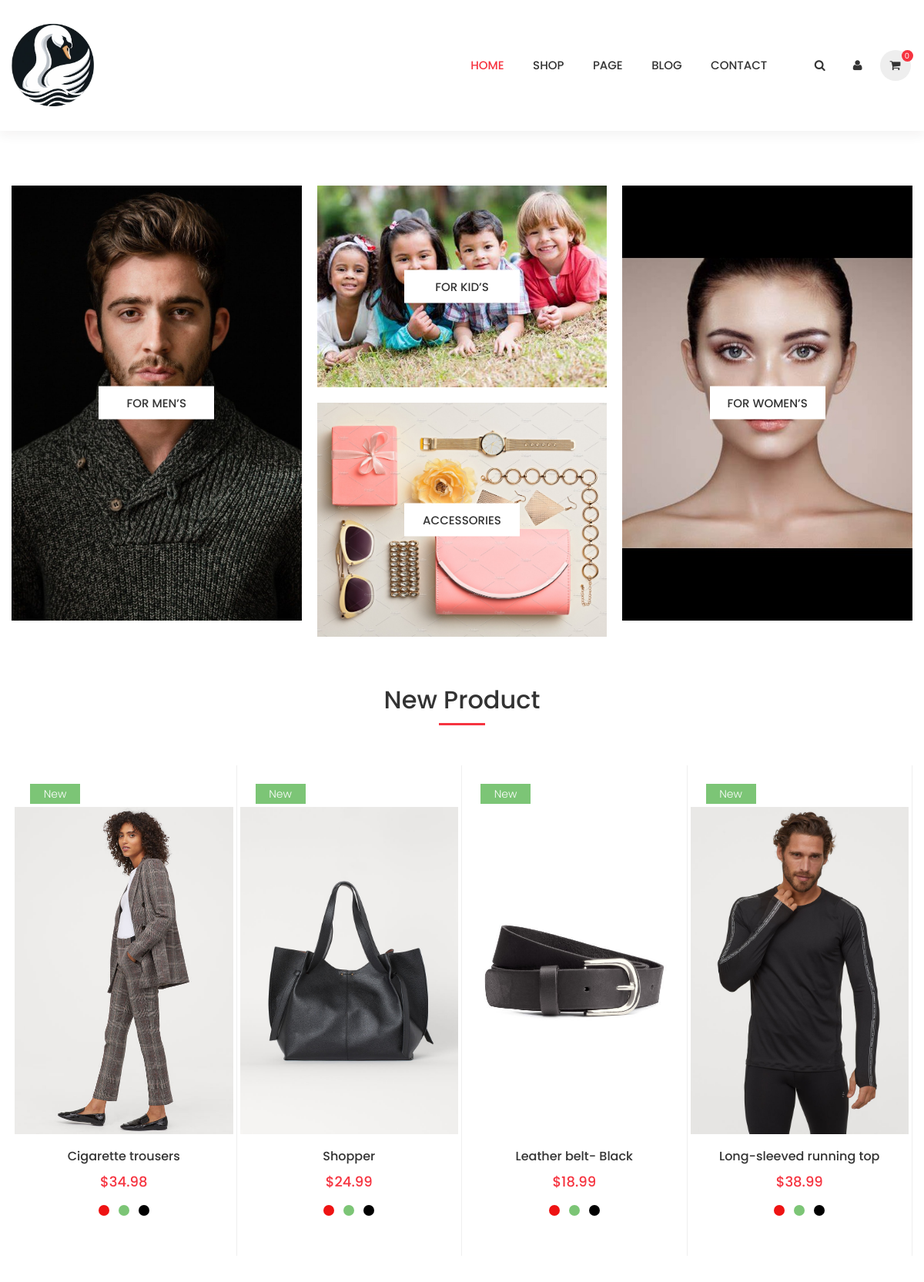
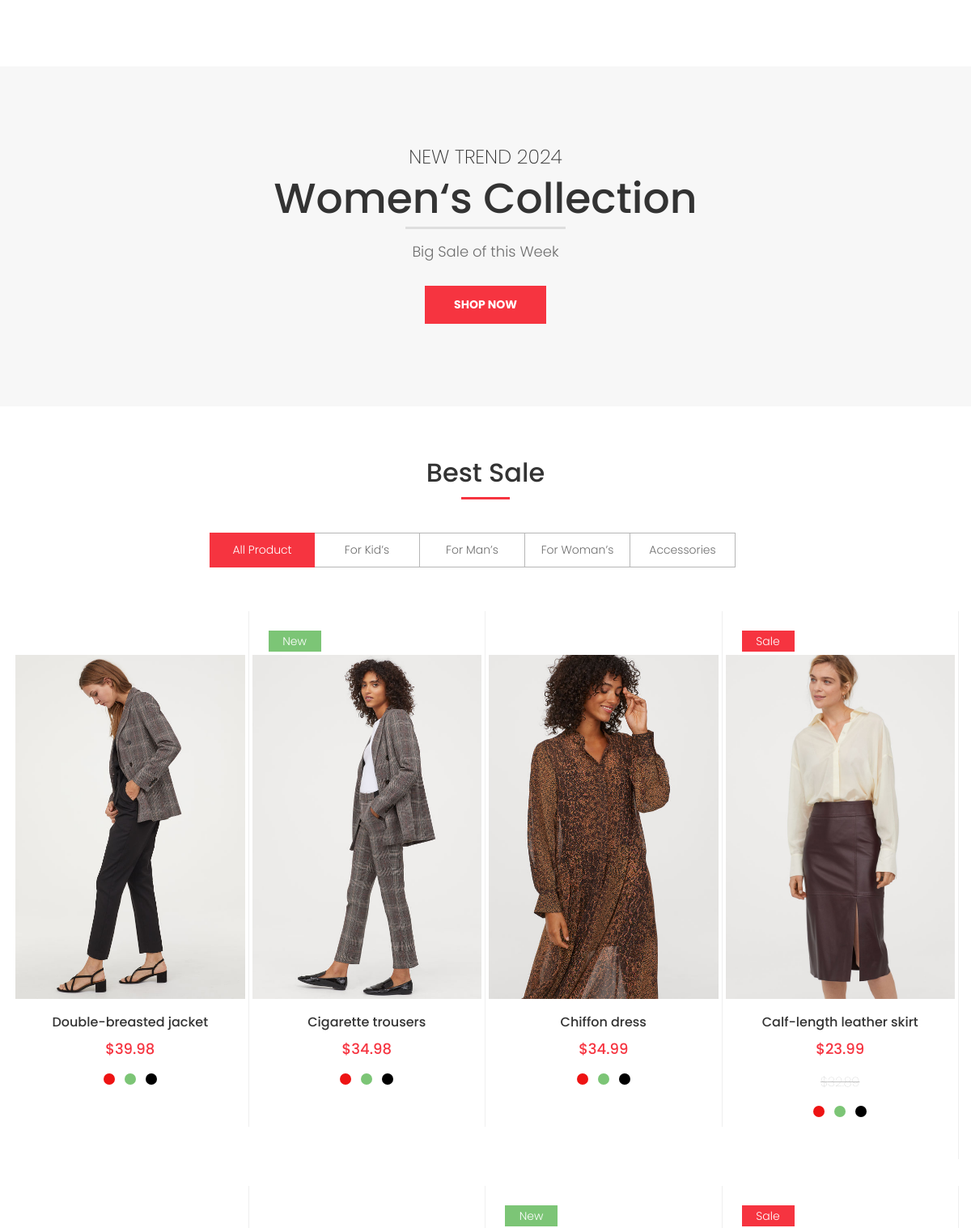
The page / (upper part) on the database its author committed (2 pictures, top to bottom).
### store/models.py (models this page shows, shortened)
class Product(models.Model):
    category=models.ForeignKey('Category',on_delete=models.CASCADE)
    name = models.CharField(max_length=200)
    slug=models.SlugField(max_length=500,unique=True)
    description = models.TextField()
    price = models.DecimalField(max_digits=5, decimal_places=2)
    old_price = models.DecimalField(max_digits=5, decimal_places=2,default=0,blank=True)
    image = models.ImageField(upload_to='photos/products', blank=True)
    image_1 = models.ImageField(upload_to='photos/products', blank=True)
    image_2 = models.ImageField(upload_to='photos/products', blank=True)
    thumbnail = ImageSpecField(source='image',
                               processors=[ResizeToFill(50, 60)],
                               format="JPEG",
                               options={'quality': 60})
    thumbnail_1 = ImageSpecField(source='image_1',
                                processors=[ResizeToFill(50, 60)],
                                format="JPEG",
                                options={'quality': 60})
    thumbnail_2 = ImageSpecField(source='image_2',
                                processors=[ResizeToFill(50, 60)],
                                format="JPEG",
                                options={'quality': 60})
    stock=models.IntegerField()
    is_available=models.BooleanField(default=True)
    is_new=models.BooleanField(default=False)
    on_sale=models.BooleanField(default=False)
    created_date=models.DateTimeField(auto_now_add=True)
    modified_date=models.DateTimeField(auto_now=True)
    tags = TaggableManager()

### project/views.py (the view)
# urls.py: 2. Add a URL to urlpatterns:  path('', views.home, name='home')
def home(request):
    try:
        products=Product.objects.filter(is_available=True).all().order_by('-created_date')[:8]
        new_products=Product.objects.filter(is_available=True,is_new=True).all().order_by('-created_date')[:4]
        kids=Category.objects.get(name='Kids')
        men=Category.objects.get(name='Men')
        accessories=Category.objects.get(name="Accessories")
        women=Category.objects.get(name="Women")
    except:
        products=None
        new_products=None
        kids=None
        men=None
        accessories=None
        women=None
    context= {
        'products':products,
        'accessories':accessories,
        'kids':kids,
        'men':men,
        'women':women,
        'new_products':new_products
        }
    return render(request,'home/home.html',context)

### project/context_processors.py (called while the page is built)
def _cart_id(request):
    cart = request.session.session_key
    if not cart:
        request.session['cart'] = cart
    return cart

def get_categories(request):
    categories=Category.objects.all()
    return  {'categories':categories}

def get_cart_count(request):
    items_count=0
    cart_items={}
    if 'admin' in request.path:
        return {}
    else:
        try:
            cart=Cart.objects.filter(cart_id=_cart_id(request))
            if request.user.is_authenticated:
                cart_items=CartItem.objects.all().filter(user=request.user)
            else:
                cart_items=CartItem.objects.all().filter(cart=cart[:1])
            for item in cart_items:
                items_count+=item.quantity
        except Cart.DoesNotExist:
            items_count=0
    return {'cart_count':items_count}

def get_cart_items(request):
    cart_items=None
    if 'admin' in request.path:
        return {}
    else:
        try:
            cart=Cart.objects.filter(cart_id=_cart_id(request))
            if request.user.is_authenticated:
                cart_items=CartItem.objects.all().filter(user=request.user)
            else:
                cart_items=CartItem.objects.all().filter(cart=cart[:1])
        except Cart.DoesNotExist:
            cart_items=None
    return {'cart_items':cart_items}

### store/models.py (called while the page is built)
    def get_category_url(self):
        return reverse('shop_by_category',args=[self.slug])

### templates/home/home.html (shortened to what this page needs)
{% extends 'base.html' %}
{% load static %}
 {% block content %}
        <section class="flat-row row-image-box">
            <div class="container">
                <div class="row gutter-10">
                    <div class="col-sm-6 col-md-4">
                        <div class="flat-image-box style-1 data-effect div-h22 clearfix">
                            <div class="item data-effect-item">
                                <div class="inner">
                                    <div class="thumb">
                                        <div class="elm-btn">
                                            <a href="{{men.get_category_url}}" class="themesflat-button bg-white width-150">For Men’s</a>
                                        </div>
                                    </div>
                                </div>
                            </div>
                        </div>
                    </div>
                    <div class="col-sm-6 col-md-4">
                        <div class="flat-image-box style-1 row2 data-effect clearfix">
                            <div class="item data-effect-item">
                                <div class="inner">
                                    <div class="thumb">
                                        <div class="elm-btn">
                                            <a href="{{kids.get_category_url}}" class="themesflat-button bg-white width-150">For Kid’s</a>
                                        </div>
                                    </div>
                                </div>
                            </div>
                            <div class="item data-effect-item">
                                <div class="inner">
                                    <div class="thumb">
                                        <div class="elm-btn">
                                            <a href="{{accessories.get_category_url}}" class="themesflat-button bg-white width-150">accessories</a>
                                        </div>
                                    </div>
                                </div>
                            </div>
                        </div>
                    </div>
                    <div class="col-sm-6 col-md-4">
                        <div class="flat-image-box style-1 data-effect div-h20 clearfix">
                            <div class="item data-effect-item">
                                <div class="inner">
                                    <div class="thumb">
                                        <div class="elm-btn">
                                            <a href="{{women.get_category_url}}" class="themesflat-button bg-white width-150">For woMen’s</a>
                                        </div>
                                    </div>
                                </div>
                            </div>
                        </div>
                    </div>
                </div>
            </div>
        </section>
        <section class="flat-row row-product-new">
            <div class="container">
                <div class="row">
                    <div class="col-md-12">
                        <div class="title-section margin-bottom-52">
                            <h2 class="title">
                                New Product
                            </h2>
                        </div>
                        <div class="product-content product-fourcolumn clearfix">
                            <ul class="product style2 clearfix">
                                {% if new_products %}
                                {% for product in new_products %}
                                <li class="product-item p-1">
                                    <div class="product-thumb clearfix">
                                        <a href="{% url 'product' product.id %}" class="product-thumb">
                                            <img src="{{product.image.url}}" alt="image">
                                        </a>
                                        <span class="new">New</span>
                                    </div>
                                    <div class="product-info text-center clearfix"><br>
                                        <span class="product-title">{{product.name}}</span>
                                        <div class="price">
                                            <ins>
                                                <span class="amount">${{product.price}}</span>
                                            </ins>
                                        </div>
                                        <ul class="flat-color-list width-14">
                                            <li>
                                                <a href="#" class="red"></a>
                                            </li>
                                            <li>
                                                <a href="#" class="blue"></a>
                                            </li>
                                            <li>
                                                <a href="#" class="black"></a>
                                            </li>
                                        </ul>
                                    </div>
                                </li>
                                {% endfor %}
                                {% endif %}
                            </ul>
                        </div>
                    </div>
                </div>
            </div>
        </section>
        <section class="flat-row row-animation-box bg-section row-1">
            <div class="container">
                <div class="row">
                    <div class="col-md-12">
                        <div class="flat-animation-block" >
                            <div class="title-section width-before-17 bg-before-white margin-bottom-14">
                                <div class="sup-title"><span>NEW TREND 2024</span></div>
                                <h2 class="title font-size-52 line-height-76">Women‘s Collection</h2>
                                <div class="sub-title"><span>Big Sale of this Week</span></div>
                            </div>
                            <div class="elm-btn text-center">
                                <a href="{% url 'shop' %}" class="themesflat-button bg-accent has-padding-36">Shop Now</a>
                            </div>
                        </div>
                    </div>
                </div>
            </div>
        </section>
        <section class="flat-row row-product-project style-1">
            <div class="container">
                <div class="row">
                    <div class="col-md-12">
                        <div class="title-section margin-bottom-41">
                            <h2 class="title">Best Sale</h2>
                        </div>
                        <ul class="flat-filter style-1 text-center max-width-682 clearfix">
                            <li class="active"><a href="#" data-filter="*">All Product</a></li>
                            <li><a href="#" data-filter=".kids">For Kid’s</a></li>
                            <li><a href="#" data-filter=".men">For Man’s</a></li>
                            <li><a href="#" data-filter=".women">For Woman’s</a></li>
                            <li><a href="#" data-filter=".accessories">Accessories</a></li>
                        </ul>
                        <div class="divider h54"></div>
                        <div class="product-content product-fourcolumn clearfix">
                            <ul class="product style2 isotope-product clearfix">
                                {% for product in products %}
                                <li class="product-item p-1 {{product.category.slug}}">
                                    <div class="product-thumb clearfix">
                                        {% if product.on_sale %}
                                        <span class="new sale">Sale</span>
                                        {% endif %}
                                        {% if product.is_new %}
                                        <span class="new">New</span>
                                        {% endif %}
                                        <a href="#">
                                            <img src="{{product.image.url}}" alt="image">
                                        </a>
                                    </div><br>
                                    <div class="product-info clearfix">
                                        <span class="product-title">{{product.name}}</span>
                                        <div class="price">
                                            <ins>
                                                <span class="amount">${{product.price}}</span>
                                            </ins>
                                        </div>
                                        {% if  product.on_sale %}
                                        <div class="price">
                                            <ins>
                                                <del class="price-old">${{product.old_price |floatformat:2}}</del>
                                            </ins>
                                        </div>
                                            {% endif %}
                                        <ul class="flat-color-list width-14">
                                            <li>
                                                <a href="#" class="red"></a>
                                            </li>
                                            <li>
                                                <a href="#" class="blue"></a>
                                            </li>
                                            <li>
                                                <a href="#" class="black"></a>
                                            </li>
                                        </ul>
                                    </div>
                                </li>
                                {% endfor %}
                            </ul>
                        </div>
                    </div>
                </div>
            </div>
        </section>
        {% endblock content %}

### static/stylesheets/style.css (style rules this page uses)
html { overflow-y: scroll; -webkit-text-size-adjust: 100%; -ms-text-size-adjust: 100%; }
body { line-height: 1; -webkit-font-smoothing: antialiased; -webkit-text-size-adjust: 100%; -ms-text-size-adjust: 100%; }
a, abbr, acronym, address, applet, article, aside, audio, b, big, blockquote, body, caption, canvas, center, cite, code, dd, del, details, dfn, dialog, div, dl, dt, em, embed, fieldset, figcaption, figure, form, footer, header, hgroup, h1, h2, h3, h4, h5, h6, html, i, iframe, img, ins, kbd, label, legend, li, mark, menu, nav,object, ol, output, p, pre, q, ruby, s, samp, section, small, span, strike, strong, sub, summary, sup, tt, table, tbody, textarea, tfoot, thead, time, tr, th, td, u, ul, var, video { font-family: inherit; font-size: 100%; font-weight: inherit; font-style: inherit; vertical-align: baseline; margin: 0; padding: 0; border: 0; outline: 0; background: transparent; }
article, aside, details, figcaption, figure, footer, header, hgroup, menu, nav, section { display: block; }
ol, ul { list-style: none; }
img { border: 0; -ms-interpolation-mode: bicubic; vertical-align: middle; }
*, *:before, *:after { -webkit-box-sizing: border-box; -moz-box-sizing: border-box; box-sizing: border-box; }
body { font: 14px/26px "Poppins", sans-serif; font-weight: 300; background-color: #fff; color: #6e6e6e; }
a { color: #333333; text-decoration: none; -webkit-transition: all 0.3s ease-in-out; -moz-transition: all 0.3s ease-in-out; -ms-transition: all 0.3s ease-in-out; -o-transition: all 0.3s ease-in-out; transition: all 0.3s ease-in-out; }
ul, ol { padding: 0; }
img { max-width: 100%; height: auto; }
h1,h2,h3,h4,h5 { font-weight: 500; color: #333333; }
h2 { font-size: 24px; line-height: 30px; color: #252525; }
.margin-bottom-52 { margin-bottom: 52px !important; }
.margin-bottom-41 { margin-bottom: 41px !important; }
.margin-bottom-14 { margin-bottom: 14px !important; }
.line-height-76 { line-height: 76px !important; }
.font-size-52 { font-size: 52px !important; }
.row.gutter-10 { margin-left: -10px; margin-right: -10px; }
.row.gutter-10 > [class*="col-"] { padding-left: 10px; padding-right: 10px; }
.bg-section.row-1 { background: url('../images/parallax/bg-parallax3.jpg') no-repeat center center ; background-size: cover; }

### rows shown on the page
Product: image (picture), name "Cigarette trousers", price "34.98", is_new "New"
Product: image (picture), name "Shopper", price "24.99", is_new "New"
Product: image (picture), name "Leather belt- Black", price "18.99"
Product: image (picture), name "Long-sleeved running top", price "38.99"
Product: image (picture), name "Double-breasted jacket", price "39.98"
Product: image (picture), name "Chiffon dress", price "34.99"
Product: on_sale "Sale", image (picture), name "Calf-length leather skirt", price "23.99", old_price "32.89"
Product: on_sale "Sale"
